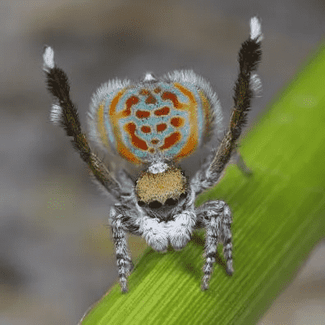
#> input picture Assignment-6/inputs/spider.png, 325 x 325 px, shrunk from 396 x 396 before the run
$ python edge_detection.py
#> lines starting #> are read from the running program, lines starting #| are printed output that depends on the picture
### Assignment-6/my_image_processing_function.py
import numpy as np
import cv2

def filter_2D(src, kernel, dimension):
    rows, cols = src.shape
    result = np.zeros((rows, cols), dtype=np.uint8)
    num = dimension//2
    for i in range(num, rows-num):
        for j in range(num, cols-num):
            cell = src[i-num:i+num+1, j-num:j+num+1]
            result[i, j] = np.abs(np.sum(kernel * cell))
    return result

# [4 lines left out: function make_mask, not called in this run]

### Assignment-6/edge_detection.py
import cv2
import numpy as np
from my_image_processing_function import filter_2D

spider_img = cv2.imread("./inputs/spider.png", cv2.IMREAD_GRAYSCALE)
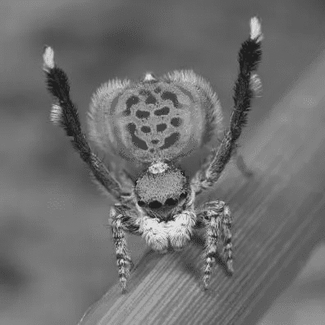
#> spider_img: shape (325, 325); min 19, max 236, mean 110.3
lion_img = cv2.imread("./inputs/lion.png", cv2.IMREAD_GRAYSCALE)
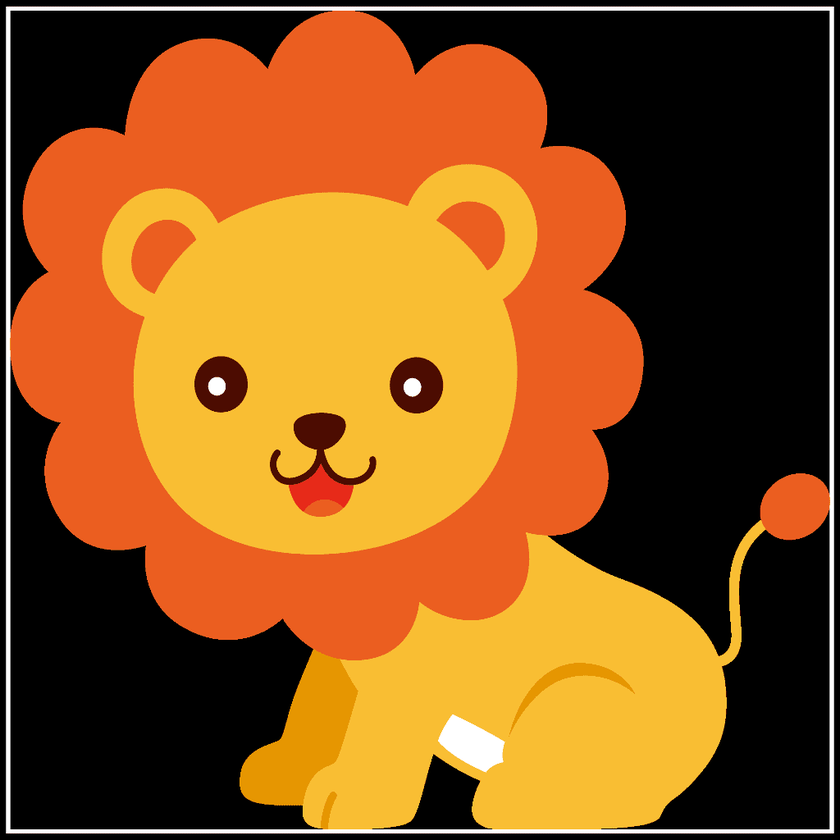
#> input picture Assignment-6/inputs/lion.png, 840 x 840 px, shrunk from 1024 x 1024 before the run
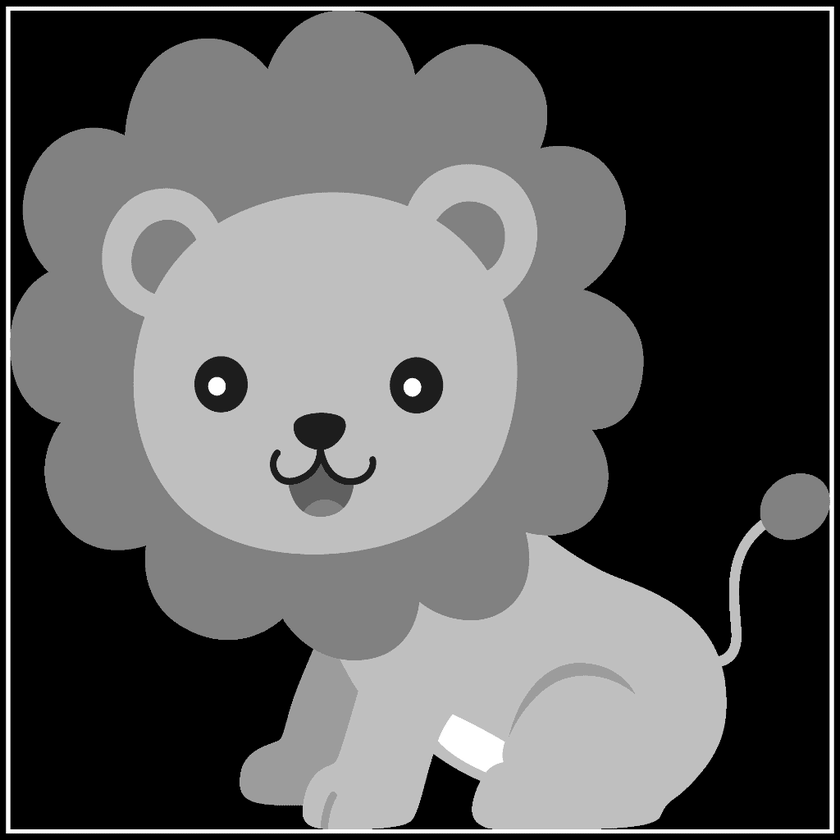
#> lion_img: shape (840, 840); min 0, max 255, mean 95.6
kernel = np.array([[-1, -1, -1],
                   [-1,  8, -1],
                   [-1, -1, -1]])
spider_blur = filter_2D(spider_img, np.ones((3, 3))/9, 3)
#> after the loop in filter_2D, `for i in range(num, rows-num):`:
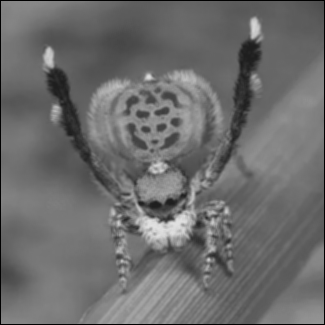
#> result: shape (325, 325); min 0, max 225, mean 108.4
spider_edges = filter_2D(spider_blur, kernel, 3)
#> call 2 of filter_2D, with kernel = array of shape (3, 3), dimension = 3
#> after the loop in filter_2D (call 2), `for i in range(num, rows-num):`:
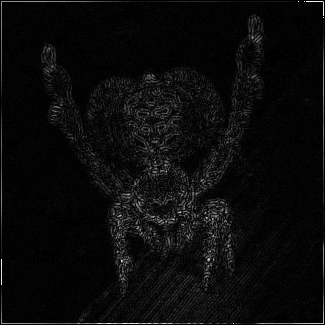
#> result: shape (325, 325); min 0, max 255, mean 10.7
lion_edges = filter_2D(lion_img, kernel, 3)
#> call 3 of filter_2D, with kernel = array of shape (3, 3), dimension = 3
#> after the loop in filter_2D (call 3), `for i in range(num, rows-num):`:
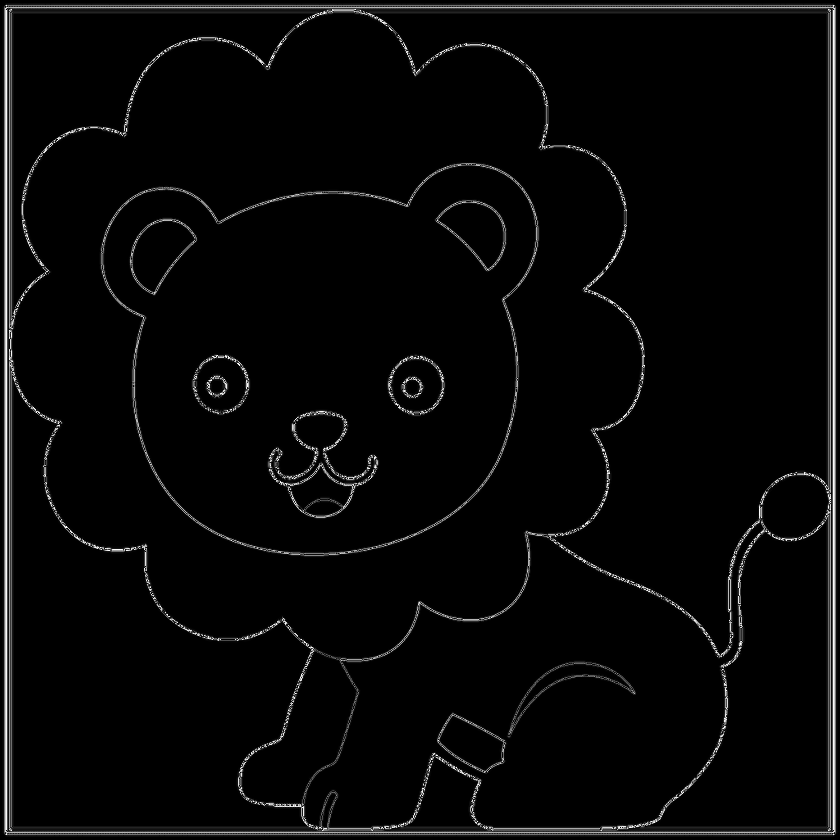
#> result: shape (840, 840); min 0, max 255, mean 7.5
cv2.imwrite("./outputs/spider.png", spider_edges)
cv2.imwrite("./outputs/lion.png", lion_edges)
